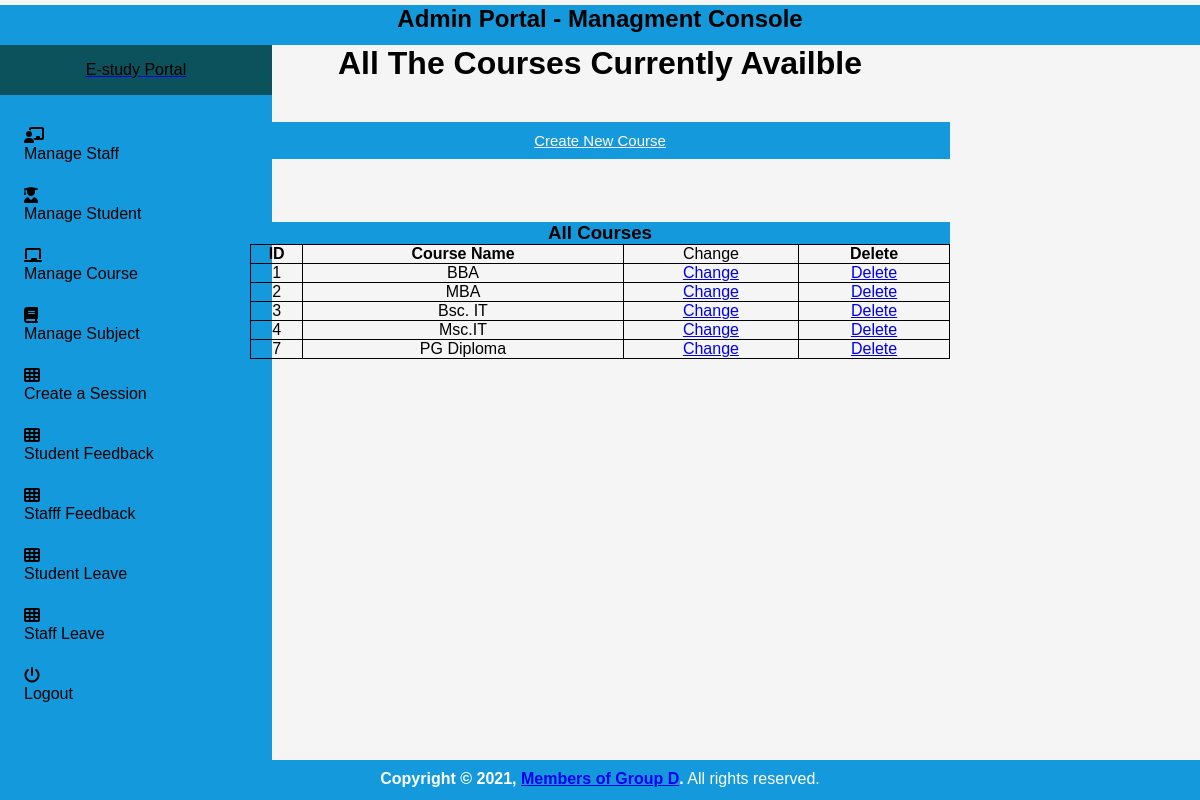
/manage_course/ (signed in), run on the app's committed database.
### student_management_app/models.py (models this page shows)
class Courses(models.Model):
    id = models.AutoField(primary_key=True)
    course_name = models.CharField(max_length=255)
    created_at = models.DateTimeField(auto_now_add=True)
    updated_at = models.DateTimeField(auto_now=True)
    objects = models.Manager()

### student_management_app/HodViews.py (the view)
# urls.py: path('manage_course/', HodViews.manage_course, name="manage_course"),
def manage_course(request):
    courses = Courses.objects.all()
    context = {
        "courses": courses
    }
    return render(request, 'hod_template/manage_course_template.html', context)

### student_management_app/LoginCheckMiddleWare.py (called while the page is built, shortened)
    def process_view(self, request, view_func, view_args, view_kwargs):
        modulename = view_func.__module__
        user = request.user
        if user.is_authenticated:
            if user.user_type == "1":
                if modulename == "student_management_app.HodViews":
                    pass
                elif modulename == "student_management_app.views" or modulename == "django.views.static":
                    pass
                else:
                    return redirect("admin_profile")
            else:
                return redirect("home")

### student_management_app/templates/hod_template/manage_course_template.html (shortened to what this page needs)
{% extends 'hod_template/base_template.html' %}
{% block page_title %}
    All The Courses Currently Availble
{% endblock page_title %}
{% block main_content %}
{% load static %}
<html>
<head>
</head>
<body>
<div class="container">
        <div class="container-fluid">
            <a id="btnn" class="btn btn-primary" href="{% url 'add_course' %}" role="button" style="margin-top:40px; float: right;">Create New Course</a> <br/>&nbsp;
            <div class="row">
                <div class="col-md-12">
                <div class="card-header" style="background-color: #1399DC; margin-top: 40px;">
                            <h3 class="card-title">All Courses</h3>
                        </div>
                    <div class="card">
                        <div class="card-body table-responsive p-0">
                            <table class="table table-hover text-nowrap" style="width: 100%;">
                                <thead>
                                <tr>
                                <th>ID</th>
                                <th>Course Name</th>
                                <td>Change</td>
                                <th>Delete</th>
                                </tr>
                            </thead>
                            <tbody>
                                {% for course in courses %}
                                <tr>
                                <td>{{ course.id }}</td>
                                <td>{{ course.course_name }}</td>
                                <td> <a href="{% url 'edit_course' course.id %}" class="btn btn-success">Change</a></td>
                                <td>
                                    <a href="{% url 'delete_course' course.id %}" class="btn btn-danger">Delete</a>
                                </td>
                                </tr>
                                {% endfor %}
                            </tbody>
                            </table>
                        </div>
                        </div>
                </div>
            </div>
        </div>
</div></body></html>
  {% endblock main_content %}

### student_management_app/templates/hod_template/base_template.html (style rules this page uses)
* { box-sizing: border-box; }
body { margin: 0; padding: 0; font-family: Arial, Helvetica, sans-serif; width: 100%; height: 100%; background-color: whitesmoke; }

### student_management_app/templates/hod_template/sidebar_template.html (style rules this page uses)
* { box-sizing: border-box; margin: 0; padding: 0; font-family: "Quicksand", sans-serif; }
body { display: flex; flex-direction: row; background-color: #b4a5a5; }

### student_management_app/templates/hod_template/manage_course_template.html (style rules this page uses)
* { margin: 0; padding: 0; box-sizing: border-box; -webkit-box-sizing: border-box; -moz-box-sizing: border-box; -webkit-font-smoothing: antialiased; -moz-font-smoothing: antialiased; -o-font-smoothing: antialiased; font-smoothing: antialiased; text-rendering: optimizeLegibility; }
body { background: whitesmoke; }
.container { max-width: 700px; width: 100%; margin: 0 auto; position: relative; }
.row { max-font-size: 700px; }
table { border-collapse: collapse; }
th, td { border: 1px solid black; }
#btnn { cursor: pointer; width: 100%; border: none; background: #1399DC; color: #FFF; margin: 0 0 5px; padding: 10px; font-size: 15px; }

### data on the page
Courses: id "1", course_name "BBA"
Courses: id "2", course_name "MBA"
Courses: id "3", course_name "Bsc. IT"
Courses: id "4", course_name "Msc.IT"
Courses: id "7", course_name "PG Diploma"
